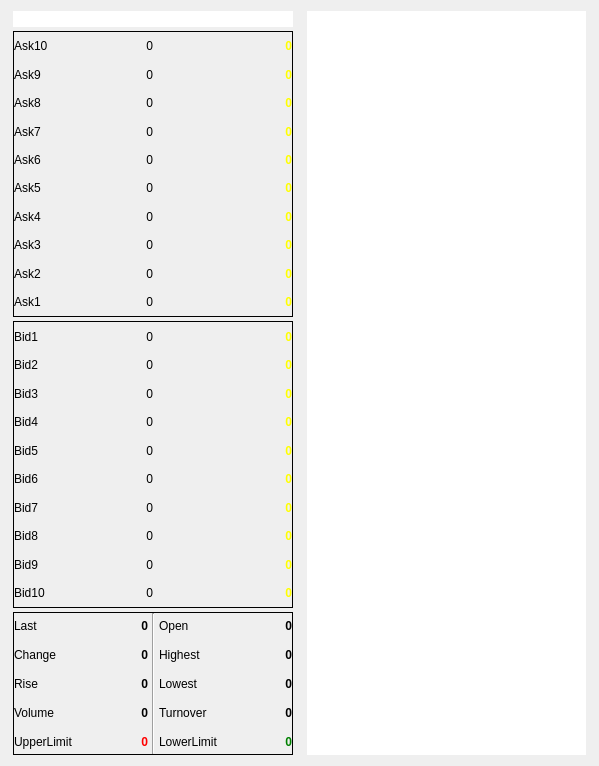
<?xml version="1.0" encoding="UTF-8"?>
<ui version="4.0">
 <class>QuoteDialog</class>
 <widget class="QDialog" name="QuoteDialog">
  <property name="geometry">
   <rect>
    <x>0</x>
    <y>0</y>
    <width>599</width>
    <height>766</height>
   </rect>
  </property>
  <property name="windowTitle">
   <string>Dialog</string>
  </property>
  <layout class="QHBoxLayout" name="horizontalLayout_2">
   <item>
    <widget class="QWidget" name="quoteFrame" native="true">
     <property name="sizePolicy">
      <sizepolicy hsizetype="Preferred" vsizetype="Preferred">
       <horstretch>1</horstretch>
       <verstretch>0</verstretch>
      </sizepolicy>
     </property>
     <layout class="QVBoxLayout" name="verticalLayout_2">
      <property name="spacing">
       <number>4</number>
      </property>
      <property name="leftMargin">
       <number>2</number>
      </property>
      <property name="topMargin">
       <number>0</number>
      </property>
      <property name="rightMargin">
       <number>4</number>
      </property>
      <property name="bottomMargin">
       <number>0</number>
      </property>
      <item>
       <layout class="QVBoxLayout" name="verticalLayout">
        <item>
         <widget class="QLineEdit" name="instrumentLine">
          <property name="enabled">
           <bool>true</bool>
          </property>
          <property name="sizePolicy">
           <sizepolicy hsizetype="Expanding" vsizetype="Fixed">
            <horstretch>0</horstretch>
            <verstretch>0</verstretch>
           </sizepolicy>
          </property>
          <property name="styleSheet">
           <string notr="true">font:bold</string>
          </property>
          <property name="frame">
           <bool>false</bool>
          </property>
          <property name="readOnly">
           <bool>true</bool>
          </property>
         </widget>
        </item>
        <item>
         <widget class="QFrame" name="frame">
          <property name="sizePolicy">
           <sizepolicy hsizetype="Preferred" vsizetype="Preferred">
            <horstretch>1</horstretch>
            <verstretch>2</verstretch>
           </sizepolicy>
          </property>
          <property name="frameShape">
           <enum>QFrame::Panel</enum>
          </property>
          <property name="frameShadow">
           <enum>QFrame::Plain</enum>
          </property>
          <layout class="QGridLayout" name="gridLayout_2">
           <property name="leftMargin">
            <number>0</number>
           </property>
           <property name="topMargin">
            <number>0</number>
           </property>
           <property name="rightMargin">
            <number>0</number>
           </property>
           <property name="bottomMargin">
            <number>0</number>
           </property>
           <property name="spacing">
            <number>0</number>
           </property>
           <item row="0" column="0">
            <layout class="QGridLayout" name="gridLayout" columnstretch="1,1,2">
             <item row="1" column="1">
              <widget class="QLabel" name="ask9Px">
               <property name="text">
                <string>0</string>
               </property>
               <property name="alignment">
                <set>Qt::AlignRight|Qt::AlignTrailing|Qt::AlignVCenter</set>
               </property>
              </widget>
             </item>
             <item row="1" column="2">
              <widget class="QLabel" name="ask9Vol">
               <property name="sizePolicy">
                <sizepolicy hsizetype="Preferred" vsizetype="Preferred">
                 <horstretch>0</horstretch>
                 <verstretch>0</verstretch>
                </sizepolicy>
               </property>
               <property name="styleSheet">
                <string notr="true">color:yellow;font:bold</string>
               </property>
               <property name="text">
                <string>0</string>
               </property>
               <property name="alignment">
                <set>Qt::AlignRight|Qt::AlignTrailing|Qt::AlignVCenter</set>
               </property>
              </widget>
             </item>
             <item row="2" column="1">
              <widget class="QLabel" name="ask8Px">
               <property name="text">
                <string>0</string>
               </property>
               <property name="alignment">
                <set>Qt::AlignRight|Qt::AlignTrailing|Qt::AlignVCenter</set>
               </property>
              </widget>
             </item>
             <item row="1" column="0">
              <widget class="QLabel" name="label_7">
               <property name="text">
                <string>Ask9</string>
               </property>
              </widget>
             </item>
             <item row="2" column="0">
              <widget class="QLabel" name="label_8">
               <property name="text">
                <string>Ask8</string>
               </property>
              </widget>
             </item>
             <item row="3" column="0">
              <widget class="QLabel" name="label_9">
               <property name="text">
                <string>Ask7</string>
               </property>
              </widget>
             </item>
             <item row="4" column="0">
              <widget class="QLabel" name="label_10">
               <property name="text">
                <string>Ask6</string>
               </property>
              </widget>
             </item>
             <item row="5" column="0">
              <widget class="QLabel" name="label_11">
               <property name="text">
                <string>Ask5</string>
               </property>
              </widget>
             </item>
             <item row="7" column="0">
              <widget class="QLabel" name="label_12">
               <property name="text">
                <string>Ask3</string>
               </property>
              </widget>
             </item>
             <item row="6" column="0">
              <widget class="QLabel" name="label_13">
               <property name="text">
                <string>Ask4</string>
               </property>
              </widget>
             </item>
             <item row="8" column="0">
              <widget class="QLabel" name="label_14">
               <property name="text">
                <string>Ask2</string>
               </property>
              </widget>
             </item>
             <item row="0" column="0">
              <widget class="QLabel" name="label">
               <property name="text">
                <string>Ask10</string>
               </property>
              </widget>
             </item>
             <item row="0" column="1">
              <widget class="QLabel" name="ask10Px">
               <property name="text">
                <string>0</string>
               </property>
               <property name="alignment">
                <set>Qt::AlignRight|Qt::AlignTrailing|Qt::AlignVCenter</set>
               </property>
              </widget>
             </item>
             <item row="0" column="2">
              <widget class="QLabel" name="ask10Vol">
               <property name="sizePolicy">
                <sizepolicy hsizetype="Preferred" vsizetype="Preferred">
                 <horstretch>0</horstretch>
                 <verstretch>0</verstretch>
                </sizepolicy>
               </property>
               <property name="styleSheet">
                <string notr="true">color:yellow;font:bold</string>
               </property>
               <property name="text">
                <string>0</string>
               </property>
               <property name="alignment">
                <set>Qt::AlignRight|Qt::AlignTrailing|Qt::AlignVCenter</set>
               </property>
              </widget>
             </item>
             <item row="9" column="0">
              <widget class="QLabel" name="label_4">
               <property name="text">
                <string>Ask1</string>
               </property>
              </widget>
             </item>
             <item row="9" column="1">
              <widget class="QLabel" name="ask1Px">
               <property name="text">
                <string>0</string>
               </property>
               <property name="alignment">
                <set>Qt::AlignRight|Qt::AlignTrailing|Qt::AlignVCenter</set>
               </property>
              </widget>
             </item>
             <item row="9" column="2">
              <widget class="QLabel" name="ask1Vol">
               <property name="styleSheet">
                <string notr="true">color:yellow;font:bold</string>
               </property>
               <property name="text">
                <string>0</string>
               </property>
               <property name="alignment">
                <set>Qt::AlignRight|Qt::AlignTrailing|Qt::AlignVCenter</set>
               </property>
              </widget>
             </item>
             <item row="2" column="2">
              <widget class="QLabel" name="ask8Vol">
               <property name="styleSheet">
                <string notr="true">color:yellow;font:bold</string>
               </property>
               <property name="text">
                <string>0</string>
               </property>
               <property name="alignment">
                <set>Qt::AlignRight|Qt::AlignTrailing|Qt::AlignVCenter</set>
               </property>
              </widget>
             </item>
             <item row="3" column="1">
              <widget class="QLabel" name="ask7Px">
               <property name="text">
                <string>0</string>
               </property>
               <property name="alignment">
                <set>Qt::AlignRight|Qt::AlignTrailing|Qt::AlignVCenter</set>
               </property>
              </widget>
             </item>
             <item row="3" column="2">
              <widget class="QLabel" name="ask7Vol">
               <property name="styleSheet">
                <string notr="true">color:yellow;font:bold</string>
               </property>
               <property name="text">
                <string>0</string>
               </property>
               <property name="alignment">
                <set>Qt::AlignRight|Qt::AlignTrailing|Qt::AlignVCenter</set>
               </property>
              </widget>
             </item>
             <item row="4" column="1">
              <widget class="QLabel" name="ask6Px">
               <property name="text">
                <string>0</string>
               </property>
               <property name="alignment">
                <set>Qt::AlignRight|Qt::AlignTrailing|Qt::AlignVCenter</set>
               </property>
              </widget>
             </item>
             <item row="4" column="2">
              <widget class="QLabel" name="ask6Vol">
               <property name="styleSheet">
                <string notr="true">color:yellow;font:bold</string>
               </property>
               <property name="text">
                <string>0</string>
               </property>
               <property name="alignment">
                <set>Qt::AlignRight|Qt::AlignTrailing|Qt::AlignVCenter</set>
               </property>
              </widget>
             </item>
             <item row="5" column="1">
              <widget class="QLabel" name="ask5Px">
               <property name="text">
                <string>0</string>
               </property>
               <property name="alignment">
                <set>Qt::AlignRight|Qt::AlignTrailing|Qt::AlignVCenter</set>
               </property>
              </widget>
             </item>
             <item row="6" column="1">
              <widget class="QLabel" name="ask4Px">
               <property name="text">
                <string>0</string>
               </property>
               <property name="alignment">
                <set>Qt::AlignRight|Qt::AlignTrailing|Qt::AlignVCenter</set>
               </property>
              </widget>
             </item>
             <item row="7" column="1">
              <widget class="QLabel" name="ask3Px">
               <property name="text">
                <string>0</string>
               </property>
               <property name="alignment">
                <set>Qt::AlignRight|Qt::AlignTrailing|Qt::AlignVCenter</set>
               </property>
              </widget>
             </item>
             <item row="8" column="1">
              <widget class="QLabel" name="ask2Px">
               <property name="text">
                <string>0</string>
               </property>
               <property name="alignment">
                <set>Qt::AlignRight|Qt::AlignTrailing|Qt::AlignVCenter</set>
               </property>
              </widget>
             </item>
             <item row="5" column="2">
              <widget class="QLabel" name="ask5Vol">
               <property name="styleSheet">
                <string notr="true">color:yellow;font:bold</string>
               </property>
               <property name="text">
                <string>0</string>
               </property>
               <property name="alignment">
                <set>Qt::AlignRight|Qt::AlignTrailing|Qt::AlignVCenter</set>
               </property>
              </widget>
             </item>
             <item row="6" column="2">
              <widget class="QLabel" name="ask4Vol">
               <property name="styleSheet">
                <string notr="true">color:yellow;font:bold</string>
               </property>
               <property name="text">
                <string>0</string>
               </property>
               <property name="alignment">
                <set>Qt::AlignRight|Qt::AlignTrailing|Qt::AlignVCenter</set>
               </property>
              </widget>
             </item>
             <item row="7" column="2">
              <widget class="QLabel" name="ask3Vol">
               <property name="styleSheet">
                <string notr="true">color:yellow;font:bold</string>
               </property>
               <property name="text">
                <string>0</string>
               </property>
               <property name="alignment">
                <set>Qt::AlignRight|Qt::AlignTrailing|Qt::AlignVCenter</set>
               </property>
              </widget>
             </item>
             <item row="8" column="2">
              <widget class="QLabel" name="ask2Vol">
               <property name="styleSheet">
                <string notr="true">color:yellow;font:bold</string>
               </property>
               <property name="text">
                <string>0</string>
               </property>
               <property name="alignment">
                <set>Qt::AlignRight|Qt::AlignTrailing|Qt::AlignVCenter</set>
               </property>
              </widget>
             </item>
            </layout>
           </item>
          </layout>
         </widget>
        </item>
        <item>
         <widget class="QFrame" name="frame_2">
          <property name="sizePolicy">
           <sizepolicy hsizetype="Preferred" vsizetype="Preferred">
            <horstretch>0</horstretch>
            <verstretch>2</verstretch>
           </sizepolicy>
          </property>
          <property name="frameShape">
           <enum>QFrame::Panel</enum>
          </property>
          <property name="frameShadow">
           <enum>QFrame::Plain</enum>
          </property>
          <layout class="QGridLayout" name="gridLayout_6">
           <property name="leftMargin">
            <number>0</number>
           </property>
           <property name="topMargin">
            <number>0</number>
           </property>
           <property name="rightMargin">
            <number>0</number>
           </property>
           <property name="bottomMargin">
            <number>0</number>
           </property>
           <property name="spacing">
            <number>0</number>
           </property>
           <item row="0" column="0">
            <layout class="QGridLayout" name="gridLayout_5" columnstretch="1,1,2">
             <item row="1" column="1">
              <widget class="QLabel" name="bid2Px">
               <property name="text">
                <string>0</string>
               </property>
               <property name="alignment">
                <set>Qt::AlignRight|Qt::AlignTrailing|Qt::AlignVCenter</set>
               </property>
              </widget>
             </item>
             <item row="1" column="2">
              <widget class="QLabel" name="bid2Vol">
               <property name="sizePolicy">
                <sizepolicy hsizetype="Preferred" vsizetype="Preferred">
                 <horstretch>0</horstretch>
                 <verstretch>0</verstretch>
                </sizepolicy>
               </property>
               <property name="styleSheet">
                <string notr="true">color:yellow;font:bold</string>
               </property>
               <property name="text">
                <string>0</string>
               </property>
               <property name="alignment">
                <set>Qt::AlignRight|Qt::AlignTrailing|Qt::AlignVCenter</set>
               </property>
              </widget>
             </item>
             <item row="2" column="1">
              <widget class="QLabel" name="bid3Px">
               <property name="text">
                <string>0</string>
               </property>
               <property name="alignment">
                <set>Qt::AlignRight|Qt::AlignTrailing|Qt::AlignVCenter</set>
               </property>
              </widget>
             </item>
             <item row="1" column="0">
              <widget class="QLabel" name="label_15">
               <property name="text">
                <string>Bid2</string>
               </property>
              </widget>
             </item>
             <item row="2" column="0">
              <widget class="QLabel" name="label_16">
               <property name="text">
                <string>Bid3</string>
               </property>
              </widget>
             </item>
             <item row="3" column="0">
              <widget class="QLabel" name="label_17">
               <property name="text">
                <string>Bid4</string>
               </property>
              </widget>
             </item>
             <item row="4" column="0">
              <widget class="QLabel" name="label_18">
               <property name="text">
                <string>Bid5</string>
               </property>
              </widget>
             </item>
             <item row="5" column="0">
              <widget class="QLabel" name="label_19">
               <property name="text">
                <string>Bid6</string>
               </property>
              </widget>
             </item>
             <item row="7" column="0">
              <widget class="QLabel" name="label_20">
               <property name="text">
                <string>Bid8</string>
               </property>
              </widget>
             </item>
             <item row="6" column="0">
              <widget class="QLabel" name="label_21">
               <property name="text">
                <string>Bid7</string>
               </property>
              </widget>
             </item>
             <item row="8" column="0">
              <widget class="QLabel" name="label_22">
               <property name="text">
                <string>Bid9</string>
               </property>
              </widget>
             </item>
             <item row="0" column="0">
              <widget class="QLabel" name="label_23">
               <property name="text">
                <string>Bid1</string>
               </property>
              </widget>
             </item>
             <item row="0" column="1">
              <widget class="QLabel" name="bid1Px">
               <property name="text">
                <string>0</string>
               </property>
               <property name="alignment">
                <set>Qt::AlignRight|Qt::AlignTrailing|Qt::AlignVCenter</set>
               </property>
              </widget>
             </item>
             <item row="0" column="2">
              <widget class="QLabel" name="bid1Vol">
               <property name="sizePolicy">
                <sizepolicy hsizetype="Preferred" vsizetype="Preferred">
                 <horstretch>0</horstretch>
                 <verstretch>0</verstretch>
                </sizepolicy>
               </property>
               <property name="styleSheet">
                <string notr="true">color:yellow;font:bold</string>
               </property>
               <property name="text">
                <string>0</string>
               </property>
               <property name="alignment">
                <set>Qt::AlignRight|Qt::AlignTrailing|Qt::AlignVCenter</set>
               </property>
              </widget>
             </item>
             <item row="9" column="0">
              <widget class="QLabel" name="label_26">
               <property name="text">
                <string>Bid10</string>
               </property>
              </widget>
             </item>
             <item row="9" column="1">
              <widget class="QLabel" name="bid10Px">
               <property name="text">
                <string>0</string>
               </property>
               <property name="alignment">
                <set>Qt::AlignRight|Qt::AlignTrailing|Qt::AlignVCenter</set>
               </property>
              </widget>
             </item>
             <item row="9" column="2">
              <widget class="QLabel" name="bid10Vol">
               <property name="styleSheet">
                <string notr="true">color:yellow;font:bold</string>
               </property>
               <property name="text">
                <string>0</string>
               </property>
               <property name="alignment">
                <set>Qt::AlignRight|Qt::AlignTrailing|Qt::AlignVCenter</set>
               </property>
              </widget>
             </item>
             <item row="2" column="2">
              <widget class="QLabel" name="bid3Vol">
               <property name="styleSheet">
                <string notr="true">color:yellow;font:bold</string>
               </property>
               <property name="text">
                <string>0</string>
               </property>
               <property name="alignment">
                <set>Qt::AlignRight|Qt::AlignTrailing|Qt::AlignVCenter</set>
               </property>
              </widget>
             </item>
             <item row="3" column="1">
              <widget class="QLabel" name="bid4Px">
               <property name="text">
                <string>0</string>
               </property>
               <property name="alignment">
                <set>Qt::AlignRight|Qt::AlignTrailing|Qt::AlignVCenter</set>
               </property>
              </widget>
             </item>
             <item row="3" column="2">
              <widget class="QLabel" name="bid4Vol">
               <property name="styleSheet">
                <string notr="true">color:yellow;font:bold</string>
               </property>
               <property name="text">
                <string>0</string>
               </property>
               <property name="alignment">
                <set>Qt::AlignRight|Qt::AlignTrailing|Qt::AlignVCenter</set>
               </property>
              </widget>
             </item>
             <item row="4" column="1">
              <widget class="QLabel" name="bid5Px">
               <property name="text">
                <string>0</string>
               </property>
               <property name="alignment">
                <set>Qt::AlignRight|Qt::AlignTrailing|Qt::AlignVCenter</set>
               </property>
              </widget>
             </item>
             <item row="4" column="2">
              <widget class="QLabel" name="bid5Vol">
               <property name="styleSheet">
                <string notr="true">color:yellow;font:bold</string>
               </property>
               <property name="text">
                <string>0</string>
               </property>
               <property name="alignment">
                <set>Qt::AlignRight|Qt::AlignTrailing|Qt::AlignVCenter</set>
               </property>
              </widget>
             </item>
             <item row="5" column="1">
              <widget class="QLabel" name="bid6Px">
               <property name="text">
                <string>0</string>
               </property>
               <property name="alignment">
                <set>Qt::AlignRight|Qt::AlignTrailing|Qt::AlignVCenter</set>
               </property>
              </widget>
             </item>
             <item row="6" column="1">
              <widget class="QLabel" name="bid7Px">
               <property name="text">
                <string>0</string>
               </property>
               <property name="alignment">
                <set>Qt::AlignRight|Qt::AlignTrailing|Qt::AlignVCenter</set>
               </property>
              </widget>
             </item>
             <item row="7" column="1">
              <widget class="QLabel" name="bid8Px">
               <property name="text">
                <string>0</string>
               </property>
               <property name="alignment">
                <set>Qt::AlignRight|Qt::AlignTrailing|Qt::AlignVCenter</set>
               </property>
              </widget>
             </item>
             <item row="8" column="1">
              <widget class="QLabel" name="bid9Px">
               <property name="text">
                <string>0</string>
               </property>
               <property name="alignment">
                <set>Qt::AlignRight|Qt::AlignTrailing|Qt::AlignVCenter</set>
               </property>
              </widget>
             </item>
             <item row="5" column="2">
              <widget class="QLabel" name="bid6Vol">
               <property name="styleSheet">
                <string notr="true">color:yellow;font:bold</string>
               </property>
               <property name="text">
                <string>0</string>
               </property>
               <property name="alignment">
                <set>Qt::AlignRight|Qt::AlignTrailing|Qt::AlignVCenter</set>
               </property>
              </widget>
             </item>
             <item row="6" column="2">
              <widget class="QLabel" name="bid7Vol">
               <property name="styleSheet">
                <string notr="true">color:yellow;font:bold</string>
               </property>
               <property name="text">
                <string>0</string>
               </property>
               <property name="alignment">
                <set>Qt::AlignRight|Qt::AlignTrailing|Qt::AlignVCenter</set>
               </property>
              </widget>
             </item>
             <item row="7" column="2">
              <widget class="QLabel" name="bid8Vol">
               <property name="styleSheet">
                <string notr="true">color:yellow;font:bold</string>
               </property>
               <property name="text">
                <string>0</string>
               </property>
               <property name="alignment">
                <set>Qt::AlignRight|Qt::AlignTrailing|Qt::AlignVCenter</set>
               </property>
              </widget>
             </item>
             <item row="8" column="2">
              <widget class="QLabel" name="bid9Vol">
               <property name="styleSheet">
                <string notr="true">color:yellow;font:bold</string>
               </property>
               <property name="text">
                <string>0</string>
               </property>
               <property name="alignment">
                <set>Qt::AlignRight|Qt::AlignTrailing|Qt::AlignVCenter</set>
               </property>
              </widget>
             </item>
            </layout>
           </item>
          </layout>
         </widget>
        </item>
        <item>
         <widget class="QFrame" name="frame_4">
          <property name="sizePolicy">
           <sizepolicy hsizetype="Preferred" vsizetype="Preferred">
            <horstretch>0</horstretch>
            <verstretch>1</verstretch>
           </sizepolicy>
          </property>
          <property name="frameShape">
           <enum>QFrame::Panel</enum>
          </property>
          <property name="frameShadow">
           <enum>QFrame::Plain</enum>
          </property>
          <layout class="QGridLayout" name="gridLayout_12">
           <property name="leftMargin">
            <number>0</number>
           </property>
           <property name="topMargin">
            <number>0</number>
           </property>
           <property name="rightMargin">
            <number>0</number>
           </property>
           <property name="bottomMargin">
            <number>0</number>
           </property>
           <property name="spacing">
            <number>0</number>
           </property>
           <item row="0" column="0">
            <layout class="QHBoxLayout" name="horizontalLayout_3">
             <property name="spacing">
              <number>4</number>
             </property>
             <item>
              <layout class="QGridLayout" name="gridLayout_13">
               <item row="0" column="1">
                <widget class="QLabel" name="last">
                 <property name="styleSheet">
                  <string notr="true">font:bold</string>
                 </property>
                 <property name="text">
                  <string>0</string>
                 </property>
                 <property name="alignment">
                  <set>Qt::AlignRight|Qt::AlignTrailing|Qt::AlignVCenter</set>
                 </property>
                </widget>
               </item>
               <item row="2" column="0">
                <widget class="QLabel" name="label_156">
                 <property name="text">
                  <string>Rise</string>
                 </property>
                </widget>
               </item>
               <item row="0" column="0">
                <widget class="QLabel" name="label_157">
                 <property name="text">
                  <string>Last</string>
                 </property>
                </widget>
               </item>
               <item row="1" column="0">
                <widget class="QLabel" name="label_158">
                 <property name="text">
                  <string>Change</string>
                 </property>
                </widget>
               </item>
               <item row="3" column="0">
                <widget class="QLabel" name="label_159">
                 <property name="text">
                  <string>Volume</string>
                 </property>
                </widget>
               </item>
               <item row="4" column="0">
                <widget class="QLabel" name="label_160">
                 <property name="text">
                  <string>UpperLimit</string>
                 </property>
                </widget>
               </item>
               <item row="1" column="1">
                <widget class="QLabel" name="change">
                 <property name="styleSheet">
                  <string notr="true">font:bold</string>
                 </property>
                 <property name="text">
                  <string>0</string>
                 </property>
                 <property name="alignment">
                  <set>Qt::AlignRight|Qt::AlignTrailing|Qt::AlignVCenter</set>
                 </property>
                </widget>
               </item>
               <item row="2" column="1">
                <widget class="QLabel" name="rise">
                 <property name="styleSheet">
                  <string notr="true">font:bold</string>
                 </property>
                 <property name="text">
                  <string>0</string>
                 </property>
                 <property name="alignment">
                  <set>Qt::AlignRight|Qt::AlignTrailing|Qt::AlignVCenter</set>
                 </property>
                </widget>
               </item>
               <item row="3" column="1">
                <widget class="QLabel" name="volume">
                 <property name="styleSheet">
                  <string notr="true">font:bold</string>
                 </property>
                 <property name="text">
                  <string>0</string>
                 </property>
                 <property name="alignment">
                  <set>Qt::AlignRight|Qt::AlignTrailing|Qt::AlignVCenter</set>
                 </property>
                </widget>
               </item>
               <item row="4" column="1">
                <widget class="QLabel" name="upperLimit">
                 <property name="styleSheet">
                  <string notr="true">color:red;font:bold</string>
                 </property>
                 <property name="text">
                  <string>0</string>
                 </property>
                 <property name="alignment">
                  <set>Qt::AlignRight|Qt::AlignTrailing|Qt::AlignVCenter</set>
                 </property>
                </widget>
               </item>
              </layout>
             </item>
             <item>
              <widget class="Line" name="line">
               <property name="orientation">
                <enum>Qt::Vertical</enum>
               </property>
              </widget>
             </item>
             <item>
              <layout class="QGridLayout" name="gridLayout_14">
               <item row="0" column="1">
                <widget class="QLabel" name="open">
                 <property name="styleSheet">
                  <string notr="true">font:bold</string>
                 </property>
                 <property name="text">
                  <string>0</string>
                 </property>
                 <property name="alignment">
                  <set>Qt::AlignRight|Qt::AlignTrailing|Qt::AlignVCenter</set>
                 </property>
                </widget>
               </item>
               <item row="2" column="0">
                <widget class="QLabel" name="label_166">
                 <property name="text">
                  <string>Lowest</string>
                 </property>
                </widget>
               </item>
               <item row="0" column="0">
                <widget class="QLabel" name="label_167">
                 <property name="text">
                  <string>Open</string>
                 </property>
                </widget>
               </item>
               <item row="1" column="0">
                <widget class="QLabel" name="label_168">
                 <property name="text">
                  <string>Highest</string>
                 </property>
                </widget>
               </item>
               <item row="3" column="0">
                <widget class="QLabel" name="label_169">
                 <property name="text">
                  <string>Turnover</string>
                 </property>
                </widget>
               </item>
               <item row="4" column="0">
                <widget class="QLabel" name="label_170">
                 <property name="text">
                  <string>LowerLimit</string>
                 </property>
                </widget>
               </item>
               <item row="1" column="1">
                <widget class="QLabel" name="highest">
                 <property name="styleSheet">
                  <string notr="true">font:bold</string>
                 </property>
                 <property name="text">
                  <string>0</string>
                 </property>
                 <property name="alignment">
                  <set>Qt::AlignRight|Qt::AlignTrailing|Qt::AlignVCenter</set>
                 </property>
                </widget>
               </item>
               <item row="2" column="1">
                <widget class="QLabel" name="lowest">
                 <property name="styleSheet">
                  <string notr="true">font:bold</string>
                 </property>
                 <property name="text">
                  <string>0</string>
                 </property>
                 <property name="alignment">
                  <set>Qt::AlignRight|Qt::AlignTrailing|Qt::AlignVCenter</set>
                 </property>
                </widget>
               </item>
               <item row="3" column="1">
                <widget class="QLabel" name="turnover">
                 <property name="styleSheet">
                  <string notr="true">font:bold</string>
                 </property>
                 <property name="text">
                  <string>0</string>
                 </property>
                 <property name="alignment">
                  <set>Qt::AlignRight|Qt::AlignTrailing|Qt::AlignVCenter</set>
                 </property>
                </widget>
               </item>
               <item row="4" column="1">
                <widget class="QLabel" name="lowerLimit">
                 <property name="styleSheet">
                  <string notr="true">color:green;font:bold</string>
                 </property>
                 <property name="text">
                  <string>0</string>
                 </property>
                 <property name="alignment">
                  <set>Qt::AlignRight|Qt::AlignTrailing|Qt::AlignVCenter</set>
                 </property>
                </widget>
               </item>
              </layout>
             </item>
            </layout>
           </item>
          </layout>
         </widget>
        </item>
       </layout>
      </item>
     </layout>
    </widget>
   </item>
   <item>
    <widget class="QWidget" name="tradesFrame" native="true">
     <property name="sizePolicy">
      <sizepolicy hsizetype="Preferred" vsizetype="Preferred">
       <horstretch>1</horstretch>
       <verstretch>0</verstretch>
      </sizepolicy>
     </property>
     <layout class="QVBoxLayout" name="verticalLayout_4">
      <property name="spacing">
       <number>0</number>
      </property>
      <property name="leftMargin">
       <number>4</number>
      </property>
      <property name="topMargin">
       <number>0</number>
      </property>
      <property name="rightMargin">
       <number>2</number>
      </property>
      <property name="bottomMargin">
       <number>0</number>
      </property>
      <item>
       <layout class="QVBoxLayout" name="verticalLayout_3">
        <item>
         <widget class="QTableView" name="tradesList">
          <property name="sizePolicy">
           <sizepolicy hsizetype="Expanding" vsizetype="Expanding">
            <horstretch>1</horstretch>
            <verstretch>0</verstretch>
           </sizepolicy>
          </property>
          <property name="styleSheet">
           <string notr="true">font:bold</string>
          </property>
          <property name="frameShape">
           <enum>QFrame::NoFrame</enum>
          </property>
          <property name="selectionBehavior">
           <enum>QAbstractItemView::SelectRows</enum>
          </property>
          <property name="showGrid">
           <bool>false</bool>
          </property>
          <property name="gridStyle">
           <enum>Qt::NoPen</enum>
          </property>
          <attribute name="verticalHeaderVisible">
           <bool>false</bool>
          </attribute>
          <attribute name="verticalHeaderHighlightSections">
           <bool>false</bool>
          </attribute>
         </widget>
        </item>
       </layout>
      </item>
     </layout>
    </widget>
   </item>
  </layout>
 </widget>
 <resources/>
 <connections/>
</ui>
